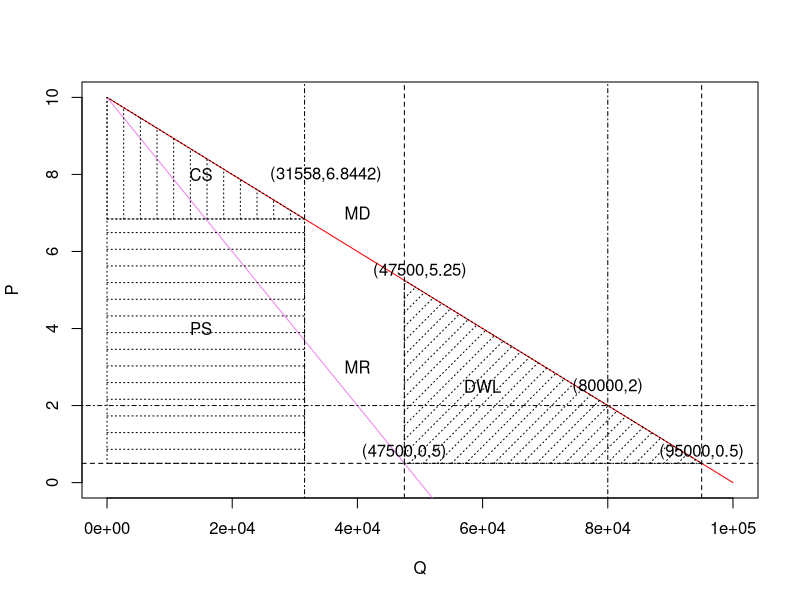
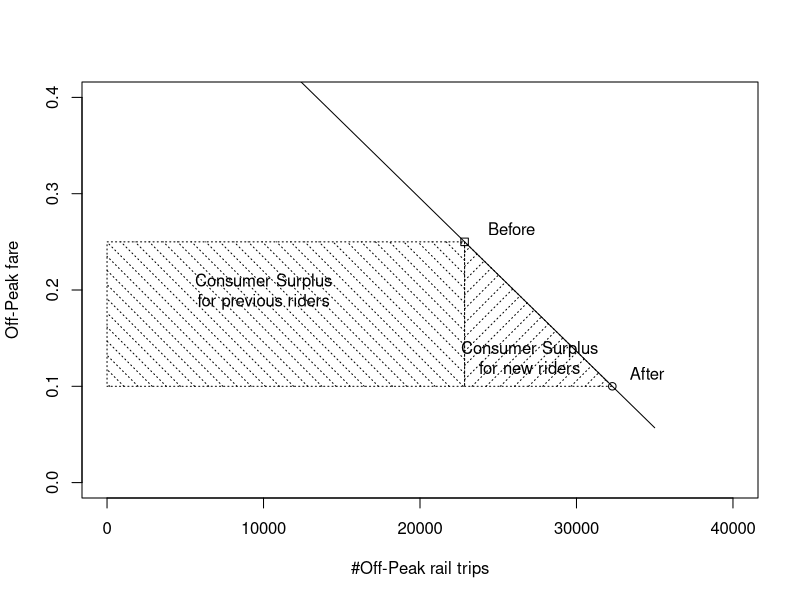
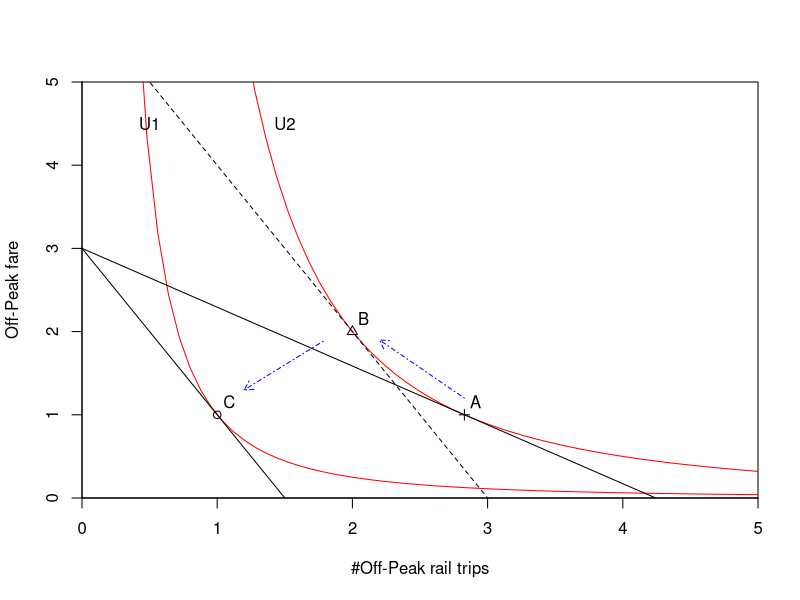

Here is the R script that generated these plots, in order:
## ---- chunk 1
curve(10-0.0001*x, 0, 100000,col = "red",xlab ="Q", ylab ="P");text(40000,7, "MD")
curve(10-0.0002*x, add = TRUE, col = "violet");text(40000,3, "MR")
abline(h = 0.5, lty = 2);abline(h = 2, lty = 4)
abline(v =95000, lty=2);text(95000,0.8, "(95000,0.5)")
abline(v =47500, lty=2);text(50000,5.5, "(47500,5.25)");text(47500,0.8, "(47500,0.5)")
abline(v =80000, lty=4);text(80000,2.5, "(80000,2)")
polygon(x=c(47500,95000,47500), y=c(0.5,0.5,5.25), density=10, angle=45,lty =3);text(60000,2.5, "DWL")
abline(v =31558, lty=4);text(35000,8, "(31558,6.8442)")
polygon(x=c(0,31558,0), y=c(6.8442,6.8442,10), density=6, angle=90,lty =3);text(15000,8, "CS")
polygon(x=c(0,31558,31558,0), y=c(0.5,0.5,6.8442,6.8442), density=6, angle=0,lty =3);text(15000,4, "PS")
## ---- chunk 2
((32290-22850)/22850)/((0.1-0.25)/0.25)
((15020-9500)/9500)/((0.1-0.25)/0.25)
((10860-8250)/8250)/((0.1-0.25)/0.25)
((6410-5100)/5100)/((0.1-0.25)/0.25)
((-1820-375)/233760)/((0.1-0.25)/0.25)
((-760-555)/203670)/((0.1-0.25)/0.25)

## ---- chunk 3
plot(c(0,40000), c(0,0.4), type = "n",xlab ="#Off-Peak rail trips", ylab ="Off-Peak fare")
curve(0.6130826+(0.1-0.25)/(32290-22850)*x, 10000, 35000, add = TRUE)
points(22850, 0.25, pch =0);text(22850, 0.25,"Before",adj=c(-0.5,-0.5))
points(32290, 0.10, pch =1);text(32290, 0.10,"After",adj=c(-0.5,-0.5))
polygon(x=c(0,22850,22850,0), y=c(0.1,0.1,0.25,0.25), density=10, angle=-45,lty =3);text(10000,0.2, "Consumer Surplus
for previous riders")
polygon(x=c(22850,32290,22850), y=c(0.1,0.1,0.25), density=10, angle=45,lty =3);text(27000,0.13, "Consumer Surplus
for new riders")
## ---- chunk 4

plot(c(0,5), c(0,5), type = "n",xlab ="#Off-Peak rail trips", ylab ="Off-Peak fare",xaxs = "i",yaxs = "i")
curve(x^(-2), 0, 8,col = "red",add = TRUE,);text(0.5,4.5, "U1");
abline(a=3,b=-2, lty = 1);points(1,1, pch =1);text(1,1,"C",adj=c(-0.5,-0.5))
curve(8*(x)^(-2), 0, 8,col = "red",add = TRUE,);text(1.5,4.5, "U2");
abline(a=6,b=-2, lty=2);points(2,2, pch =2);text(2,2,"B",adj=c(-0.5,-0.5))
abline(a=3,b=-2^(-1/2), lty=1);points(sqrt(8),1, pch =3);text(sqrt(8),1,"A",adj=c(-0.5,-0.5))
arrows(sqrt(8),1.2,2.2,1.9, length = 0.1, code = 2, col ="blue", lty = 4)
arrows(1.2,1.3,1.8,1.9, length = 0.1, code = 1, col ="blue", lty = 4)
